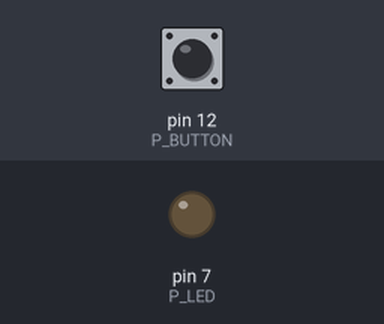
Simulated run of this program. Board: Raspberry Pi (header pin numbers). On the bench: output pins drawn as LEDs (lit = HIGH). The inputs (shaded band) are chosen by the test bench; at power-on: pin 12 (P_BUTTON) LOW. What the program prints to the terminal is not drawn.

Above: at 1.2 s.
1.3 s: pin 12 (P_BUTTON) pulled HIGH for 0.15 s
At 2.5 s:
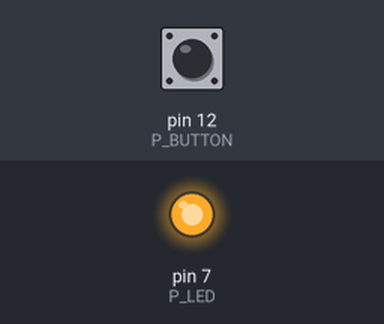
2.9 s: pin 12 (P_BUTTON) pulled HIGH for 1 s
At 3.8 s:
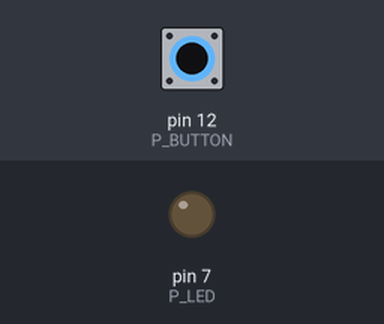
5.4 s: pin 12 (P_BUTTON) pulled HIGH for 3.2 s
At 5.7 s:
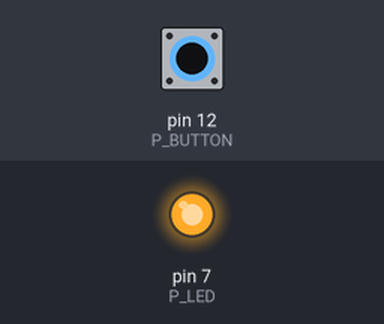
Timing chart, 0 to 8.4 s (numbered marks = the images above; inputs shaded):
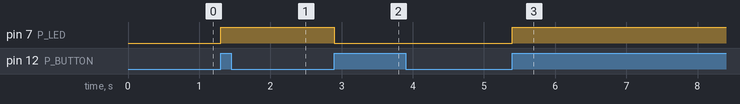

Measured:
- after the input at 1.3 s, pin 7 (P_LED): LOW → HIGH at once
- after the input at 2.9 s, pin 7 (P_LED): HIGH → LOW at once
- after the input at 5.4 s, pin 7 (P_LED): LOW → HIGH at once

The program:

RaspEasy3.py
```python
# RaspEasy3.py
# LED switcher

import RPi.GPIO as GPIO
import time

P_BUTTON = 12 # Button A
P_LED = 7 # LED A

def setup():
    GPIO.setmode(GPIO.BOARD)
    GPIO.setup(P_BUTTON, GPIO.IN)
    GPIO.setup(P_LED, GPIO.OUT)
    GPIO.output(P_LED, GPIO.LOW) # Turn off LED

print("starting...")
setup()
isLedOn = False
isButtonPressed = False
while True:
    if GPIO.input(P_BUTTON) == GPIO.HIGH and not isButtonPressed:
        isButtonPressed = True
        if isLedOn:
            isLedOn = False
            GPIO.output(P_LED, GPIO.LOW)
        else:
            isLedOn = True
            GPIO.output(P_LED, GPIO.HIGH)
        time.sleep(0.1)
    elif GPIO.input(P_BUTTON) == GPIO.LOW and isButtonPressed:
        isButtonPressed = False
        time.sleep(0.1)
```
